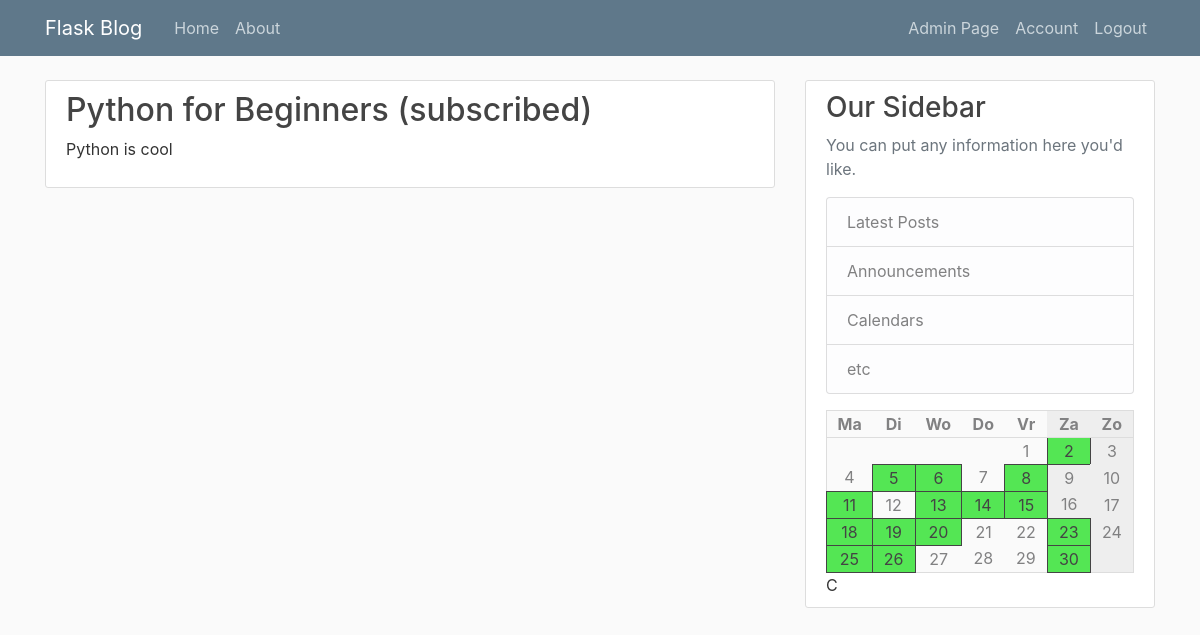
Screenshot of / (signed in) with the database file from the repository.
### pgmles/models.py (models this page shows, shortened)
class Course(db.Model):
    id = db.Column(db.Integer, primary_key=True)
    name = db.Column(db.String(100), nullable=False)
    description = db.Column(db.Text, nullable=False)
    teacher_id = db.Column(
        db.Integer, db.ForeignKey('user.id'), nullable=False)
    weekday = db.Column(db.Integer, nullable=False)
    start = db.Column(db.String(10), nullable=False, default=datetime.utcnow)
    end = db.Column(db.String(10), nullable=False, default=datetime.utcnow)
    location = db.Column(db.String(120), nullable=False)

### pgmles/routes.py (the view)
@app.route("/")
def index():
    courses = Course.query.all()
    subscriptions = []
    if current_user.is_authenticated:
        subscriptions = [cm.course_id for cm in CourseMember.query.filter_by(
            user_id=current_user.id)]
    return render_template('index.html', calendar=calendar, courses=courses, subs=subscriptions)

### pgmles/models.py (called while the page is built)
@login_manager.user_loader
def load_user(user_id):
    return User.query.get(int(user_id))

### pgmles/templates/index.html
{% extends "layout.html" %}
{% block content %}
    {% for course in courses %}
        <article class="media content-section">
          <div class="media-body">
            <h2><a class="article-title" href="{{url_for('course', course_id=course.id)}}">
              {{course.name}}
              {% if course.id in subs %}(subscribed){% endif %}
            </a></h2>
            <p> {{course.description}}</p>
          </div>
        </article>
    {% endfor %}
{% endblock content %}

### pgmles/templates/layout.html (shortened to what this page needs)
<!DOCTYPE html>
<html>
<head>
    <link rel="stylesheet" href="https://maxcdn.bootstrapcdn.com/bootstrap/4.0.0/css/bootstrap.min.css">
    <link rel="stylesheet" type="text/css" href="{{ url_for('static', filename='main.css') }}">
</head>
<body>
    <header class="site-header">
      <nav class="navbar navbar-expand-md navbar-dark bg-steel fixed-top">
        <div class="container">
          <a class="navbar-brand mr-4" href="/">Flask Blog</a>
          <div class="collapse navbar-collapse" id="navbarToggle">
            <div class="navbar-nav mr-auto">
              <a class="nav-item nav-link" href="{{ '/' }}">Home</a>
              <a class="nav-item nav-link" href="{{ '/' }}">About</a>
            </div>
            <div class="navbar-nav">
              {% if current_user.is_authenticated %}
                <a class="nav-item nav-link" href="{{ url_for('admin') }}">Admin Page</a>
                <a class="nav-item nav-link" href="{{ url_for('account') }}">Account</a>
                <a class="nav-item nav-link" href="{{ url_for('logout') }}">Logout</a>
              {% else %}
                <a class="nav-item nav-link" href="{{ url_for('login') }}">Login</a>
                <a class="nav-item nav-link" href="{{ url_for('register') }}">Register</a>
              {% endif %}
            </div>
          </div>
        </div>
      </nav>
    </header>
    <main role="main" class="container">
      <div class="row">
        <div class="col-md-8">
          {% block content %}{% endblock %}
        </div>
        <div class="col-md-4">
          <div class="content-section">
            <h3>Our Sidebar</h3>
            <p class='text-muted'>You can put any information here you'd like.
              <ul class="list-group">
                <li class="list-group-item list-group-item-light">Latest Posts</li>
                <li class="list-group-item list-group-item-light">Announcements</li>
                <li class="list-group-item list-group-item-light">Calendars</li>
                <li class="list-group-item list-group-item-light">etc</li>
              </ul>
            </p>
            <table class='calendar'>
              <tr>
                {% for d, day in calendar.weekdays %}
                  <th class="{{ 'weekend' if d >= 5 }}">{{ day }}</th>
                {% endfor %}
              </tr>
              {% for row in calendar.rows %}
                <tr>
                  {% for d, day, lesson in row %}
                      <td class="{{ 'weekend' if d >= 5 }} {{ 'lesson' if lesson }}">
                        {{ day if day }}
                      </td>
                  {% endfor %}
                </tr>
             {% endfor %}
            </table>
            {{ calendar.nextlesson }}
          </div>
        </div>
      </div>
    </main>
</body>
</html>

### pgmles/static/main.css (style rules this page uses)
body { background: #fafafa; color: #333333; margin-top: 5rem; }
h1, h2, h3, h4, h5, h6 { color: #444444; }
.bg-steel { background-color: #5f788a; }
.site-header .navbar-nav .nav-link { color: #cbd5db; }
.content-section { background: #ffffff; padding: 10px 20px; border: 1px solid #dddddd; border-radius: 3px; margin-bottom: 20px; }
.article-title { color: #444444; }
.calendar { background-color: #fafafa; width: 100%; color: #818182; border: #dddddd solid 1px; }
.calendar .weekend { background-color: #eee; }
.calendar th { border-bottom: #ddd solid 1px; }
.calendar th, td { text-align: center; width: 100px; position: relative; }
.calendar .lesson { background: rgb(84, 230, 84); border: #444 solid 1px; color: #444 }

### rows the page displays
Course: name "Python for Beginners", shows "(subscribed)", description "Python is cool"

### other values shown
{{ day }} "Ma" "Di" "Wo" "Do" "Vr" "Za" "Zo"
{{ day if day }} "1" "2" "3" "4" "5" "6" "7" "8" "9" "10" "11" "12" "13" "14" "15" "16" "17" "18" "19" "20" "21" "22" "23" "24" "25" "26" "27" "28" "29" "30"
{{ calendar.nextlesson }} "C"
